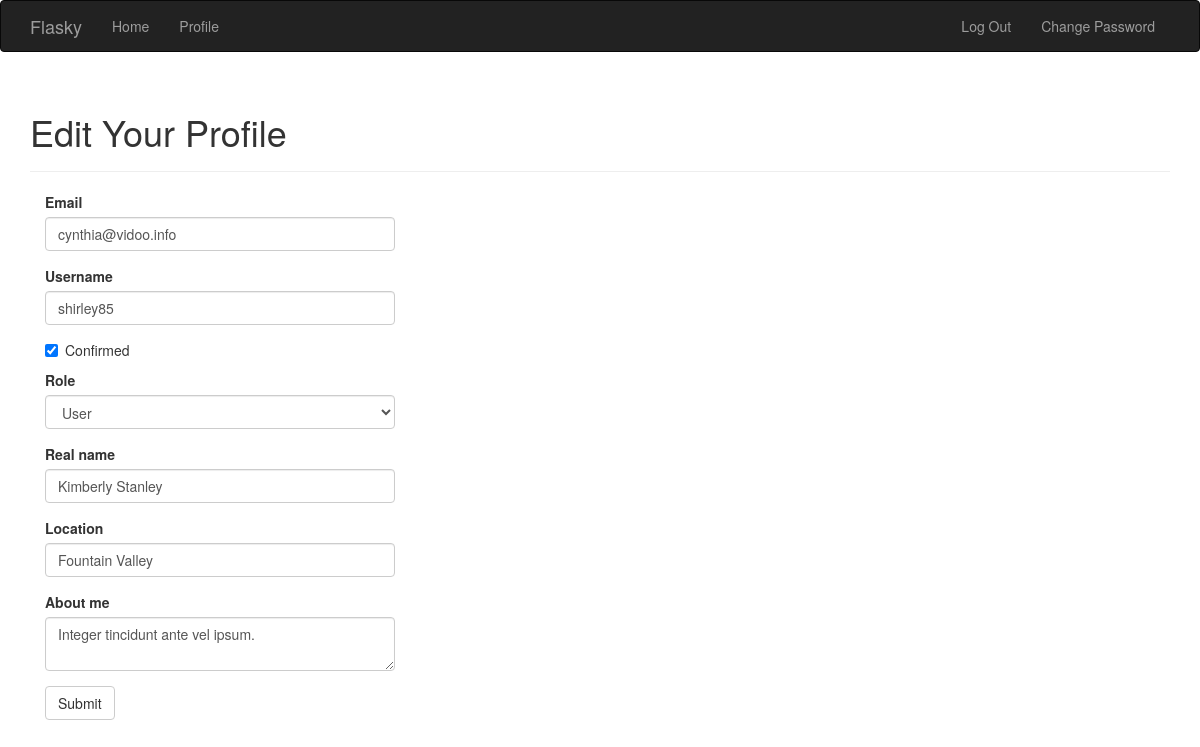
The page /edit-profile/60 (signed in) on the database its author committed.
### app/models.py (models this page shows, shortened)
class User(UserMixin,db.Model):
    __tablename__ = 'users'
    id = db.Column(db.Integer, primary_key=True)
    username = db.Column(db.String(64), unique=True, index=True)  #index为此列创建索引
    role_id = db.Column(db.Integer, db.ForeignKey('roles.id'))
    password_hash = db.Column(db.String(128))  #密码散列值
    email = db.Column(db.String(64), unique=True, index=True)  #使用邮箱进行登录
    confirmed = db.Column(db.Boolean, default=False)  #邮箱验证 如果验证成功，则值为True
    name = db.Column(db.String(64))  #真实姓名
    location = db.Column(db.String(64))  #地址
    about_me = db.Column(db.Text())  #我的介绍
    member_since = db.Column(db.DateTime(), default=datetime.utcnow)  #注册日期
    last_seen = db.Column(db.DateTime(), default=datetime.utcnow)  #最后一次登录信息
    posts = db.relationship('Post', backref='author', lazy='dynamic')  #用户与文章的一对多
    def can(self, permissions):  #检查用户是否拥有此权限
        return self.role is not None and \
               (self.role.permissions & permissions) == permissions
    @property  #property 将方法设置为属性
    def password(self):  #如果get密码将返回错误
        raise AttributeError('password is not a readable attribute')
    def ping(self):  #刷新用户的最后一次访问时间
        self.last_seen = datetime.utcnow()
        db.session.add(self)

### app/main/views.py (the view, shortened to what this page needs)
@main.route('/edit-profile/<int:id>', methods=['GET', 'POST'])
@login_required
@admin_required
def edit_profile_admin(id):
    user = User.query.get_or_404(id)
    form = EditProfileAdminForm(user=user)
    form.email.data = user.email
    form.username.data = user.username
    form.confirmed.data = user.confirmed
    form.role.data = user.role_id
    form.name.data = user.name
    form.location.data = user.location
    form.about_me.data = user.about_me
    return render_template('edit_profile.html', form=form, user=user)

### app/main/forms.py (shortened to what this page needs)
class EditProfileAdminForm(Form):
    email = StringField('Email', validators=[Required(), Length(1, 64),
                                             Email()])
    username = StringField('Username', validators=[
        Required(), Length(1, 64), Regexp('^[A-Za-z][A-Za-z0-9_.]*$', 0,
                                          'Usernames must have only letters, '
                                          'numbers, dots or underscores')])
    confirmed = BooleanField('Confirmed')
    role = SelectField('Role', coerce=int)
    name = StringField('Real name', validators=[Length(0, 64)])
    location = StringField('Location', validators=[Length(0, 64)])
    about_me = TextAreaField('About me')
    submit = SubmitField('Submit')
    def __init__(self, user, *args, **kwargs):
        super(EditProfileAdminForm, self).__init__(*args, **kwargs)
        self.role.choices = [(role.id, role.name)
                             for role in Role.query.order_by(Role.name).all()]
        self.user = user

### app/auth/views.py (called while the page is built)
@auth.before_app_request
def before_request():
    if current_user.is_authenticated:
        current_user.ping()
        if not current_user.confirmed and request.endpoint[:5] != 'auth.':
            return redirect(url_for('auth.unconfirmed'))

### app/main/__init__.py (called while the page is built)
@main.app_context_processor  #在模板中也需要验证权限，将Permission设为模板上下文，避免每次传参
def inject_permissions():
    return dict(Permission=Permission)

### app/models.py (called while the page is built)
@login_manager.user_loader
def load_user(user_id):
    return User.query.get(int(user_id))

### app/templates/edit_profile.html (shortened to what this page needs)
{% extends "base.html" %}
{% import "bootstrap/wtf.html" as wtf %}
{% block page_content %}
<div class="page-header">
    <h1>Edit Your Profile</h1>
</div>
<div class="col-md-4">
    {{ wtf.quick_form(form) }}
</div>
{% endblock %}

### rows shown on the page
User: email "cynthia@vidoo.info", username "shirley85", confirmed "☑", role "User", name "Kimberly Stanley", location "Fountain Valley", about_me "Integer tincidunt ante vel ipsum."
